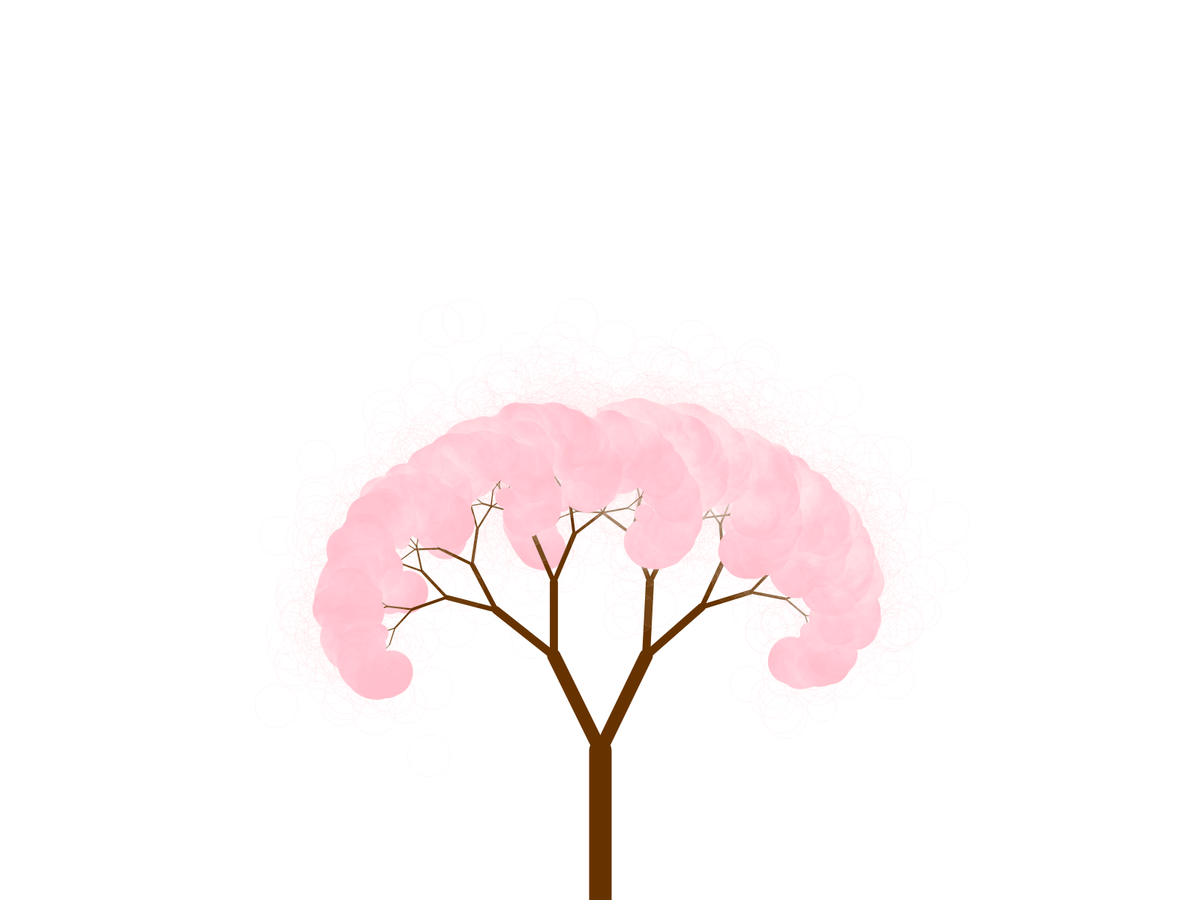
Frame 1 (no input)
Frame 60 (the mouse pressed at the canvas centre just before this capture): identical to frame 1, image omitted
Frame 120 (the mouse held since frame 60 and released just before this capture): identical to frame 1, image omitted

The Processing sketch that drew this single still picture (run headless with seeded random() and noise(); from frame 60 on, the mouse is pressed at the canvas centre):

// Processing sketch: GaussianDistribution
// ── GaussianDistribution.pde
void setup()
{
  //size(400, 400);
  fullScreen();
  background(255);
  stroke(0);
  fill(0);
  translate(width/2, height);
  branch(200, 30, 15);
  save("good new leaf.png");
}

void mousePressed()
{
  setup();
}

void draw()
{
}

void branch(float branchLength, float branchWeight, float radius)
{
  float num = random(5, 8);
  float rot = PI/num;
  float randomNum = random(2);
  
  stroke(102, 51, 0);
  strokeWeight(branchWeight);
  
  line(0, 0, 0, -1 * branchLength);
  translate(0, -1*branchLength);
  
  branchLength *= 0.7; 
  branchWeight *= 0.6;
  radius *= 1.1;
  
  if (branchLength > 1)
  {
    if (randomNum <= 0.70 && branchLength <= 20)//bran where branchLength is
    {
      if (randomNum <= 0.45)
      {
        //left branch
        pushMatrix();
        rotate(rot);
        branch(branchLength, branchWeight, radius);
        popMatrix();
      }
      else
      {
        //right branch
        pushMatrix();
        rotate(-rot);
        branch(branchLength, branchWeight, radius);
        popMatrix();
      }
    } else
    {
      //left branch
      pushMatrix();
      rotate(rot);
      branch(branchLength, branchWeight, radius);
      if (branchLength <= 30)
      {
        stroke(255, 192, 203);
        fill(255, 192, 203);
        ellipse(0, 0, radius, radius);
      }
      popMatrix();
      //right branch
      pushMatrix();
      rotate(-rot);
      stroke(255, 192, 203);
      //ellipse(0, 0, radius, radius);
      branch(branchLength, branchWeight, radius);
      if (branchLength <= 30)
      {
        float randomGaussianNumber = randomGaussian();
        float distanceCirclesDrawnFromCenter = radius;
        float concentratedArea = 0;
        float scaleForGaussianDistribution = ( randomGaussianNumber * distanceCirclesDrawnFromCenter ) + concentratedArea;
        stroke(255, 192, 203);
        fill(255, 10);
        //fill(255, 192, 203);
        ellipse(scaleForGaussianDistribution, 0, radius, radius);
      }
      popMatrix();
    }
  }
}
